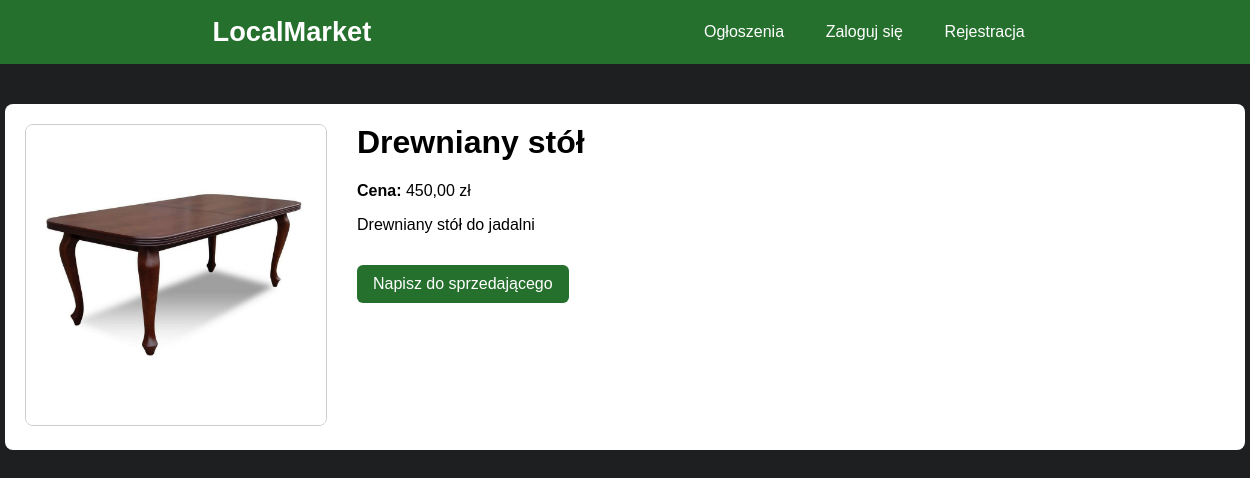
The app's page /ads/4/, older data.
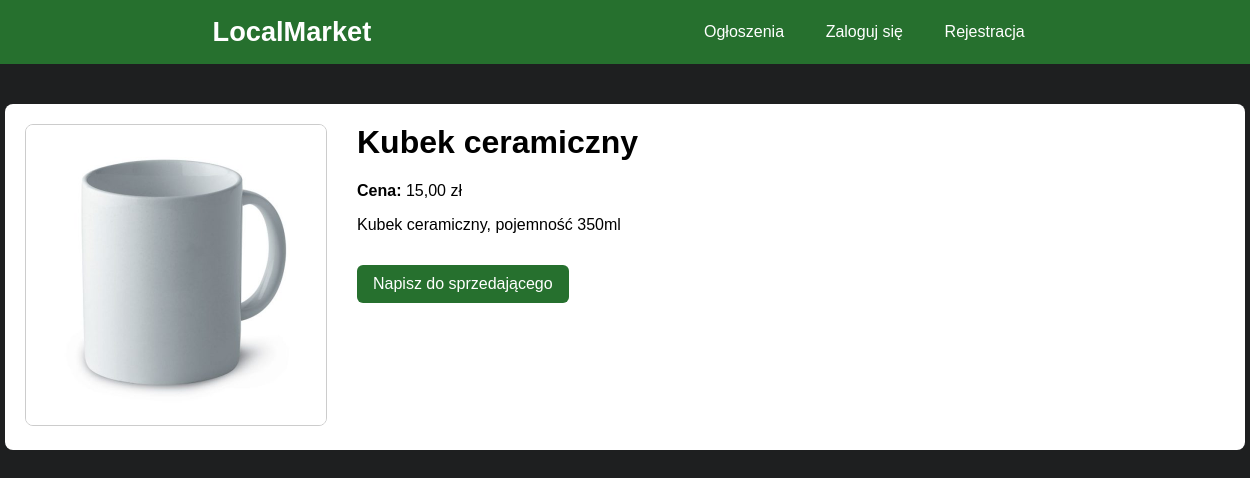
The same page, newer data.
### ads/models.py (models this page shows, shortened)
class Ad(models.Model):
    REGIONS = [
        ("DS", "Dolnośląskie"),
        ("KP", "Kujawsko-pomorskie"),
        ("LU", "Lubelskie"),
        ("LB", "Lubuskie"),
        ("LD", "Łódzkie"),
        ("MA", "Małopolskie"),
        ("MZ", "Mazowieckie"),
        ("OP", "Opolskie"),
        ("PK", "Podkarpackie"),
        ("PD", "Podlaskie"),
        ("PM", "Pomorskie"),
        ("SL", "Śląskie"),
        ("SK", "Świętokrzyskie"),
        ("WN", "Warmińsko-mazurskie"),
        ("WP", "Wielkopolskie"),
        ("ZP", "Zachodniopomorskie"),
    ]
    blank=True,   # może być puste w formularzu
    null=True     # może być NULL w bazie
    title = models.CharField(max_length=200)
    description = models.TextField()
    price = models.DecimalField(max_digits=10, decimal_places=2)
    owner = models.ForeignKey(User, on_delete=models.CASCADE)
    category = models.ForeignKey(Category, null=True, blank=True, on_delete=models.SET_NULL)
    region = models.CharField(max_length=2, choices=REGIONS)  # tutaj województwo
    image = models.ImageField(upload_to='items_images/', null=True, blank=True)
    created_at = models.DateTimeField(auto_now_add=True)

### ads/views_html.py (the view)
def ad_detail(request, ad_id):
    ad = get_object_or_404(Ad, id=ad_id)
    return render(request, "ads/ad_detail.html", {"ad": ad})

### templates/ads/ad_detail.html
{% extends "base.html" %}
{% load static %}
{% block content %}
<div class="ad-container">
    <div class="image">
        {% if ad.image %}
            <img src="{{ ad.image.url }}" alt="{{ ad.title }}">
        {% endif %}
    </div>
    <div class="details">
        <h1>{{ ad.title }}</h1>
        <p><strong>Cena:</strong> {{ ad.price }} zł</p>
        <p>{{ ad.description }}</p>
        <a href="{% url 'start_chat' ad.owner.id %}" class="contact-btn">
        Napisz do sprzedającego
        </a>
    </div>
</div>
{% endblock %}

### templates/base.html (shortened to what this page needs)
{% load static %}
<!DOCTYPE html>
<html lang="pl">
<head>
    <link rel="stylesheet" href="{% static 'css/ads.css' %}">
    <link rel="stylesheet" href="{% static 'css/auth.css' %}">
    <link rel="stylesheet" href="{% static 'css/base.css' %}">
    <link rel="stylesheet" href="{% static 'css/chat.css' %}">
    <link rel="stylesheet" href="{% static 'css/forms.css' %}">
    <link rel="stylesheet" href="{% static 'css/layout.css' %}">
    <link rel="stylesheet" href="{% static 'css/messages.css' %}">
    <link rel="stylesheet" href="{% static 'css/navbar.css' %}">
</head>
<body>
    <header class="navbar">
    <div class="navbar__inner">
        <div class="navbar__logo">LocalMarket</div>
        <nav class="navbar__nav">
            <a href="{% url 'ads_list' %}">Ogłoszenia</a>
            {% if user.is_authenticated %}
                <span class="navbar__user">Witaj, {{ user.username }}!</span>
                <a href="{% url 'chat_list' %}">Czaty</a>
                <form method="POST" action="{% url 'account_logout' %}" style="display:inline;">
                    {% csrf_token %}
                    <button type="submit" class="navbar__link-button">Wyloguj</button>
                </form>
                <a href="{% url 'ad_create' %}" class="navbar__cta">Dodaj ogłoszenie</a>
            {% else %}
                <a href="{% url 'account_login' %}">Zaloguj się</a>
                <a href="{% url 'account_signup' %}">Rejestracja</a>
            {% endif %}
        </nav>
    </div>
    </header>
    {% block content %}
    {% endblock %}
</body>
</html>

### static/css/ads.css (style rules this page uses)
.ad-container { width: 1200px; margin: 40px auto; background: white; padding: 20px; border-radius: 8px; display: flex; gap: 30px; align-items: flex-start; }
.ad-container .image img { width: 300px; height: 300px; object-fit: cover; border-radius: 8px; border: 1px solid #ccc; }
.details { flex: 1; text-align: left; }
.details h1 { margin-top: 0; }
.contact-btn { display: inline-block; background: #26702e; color: white; padding: 10px 16px; border: none; border-radius: 6px; margin-top: 15px; cursor: pointer; font-size: 16px; text-decoration: none; }

### static/css/base.css (style rules this page uses)
body { font-family: Arial, sans-serif; background: #1E1F20; margin: 0; }

### static/css/chat.css (style rules this page uses)
:root { --chat-bg: #1e1f20; --chat-panel: #252628; --chat-border: #333; --chat-text: #eeeeee; --chat-text-muted: #aaaaaa; --chat-msg-me: #2e4d36; --chat-msg-them: #5a5a5a; --chat-accent: #3a7d44; --chat-accent-hover: #2e6336; }

### static/css/navbar.css (style rules this page uses)
.navbar { background-color: #26702e; padding: 0 2rem; display: flex; align-items: center; justify-content: space-between; height: 4rem; }
.navbar__logo { font-size: 1.7rem; font-weight: bold; color: white; cursor: pointer; }
.navbar__nav { display: flex; align-items: center; gap: 1rem; }
.navbar__nav a, .navbar__link-button { color: white; text-decoration: none; font-size: 1rem; font-weight: 500; background: none; border: none; cursor: pointer; padding: 0.5em 0.8em; }
.navbar__inner { max-width: 1200px; margin: 0 auto; display: flex; align-items: center; justify-content: space-between; height: 100%; gap: 20rem; }

Row changes from the older to the newer data that the page shows:
changed Ad: image: a different picture; title "Drewniany stół" → "Kubek ceramiczny"; price "450,00" → "15,00"; description "Drewniany stół do jadalni" → "Kubek ceramiczny, pojemność 350ml"
